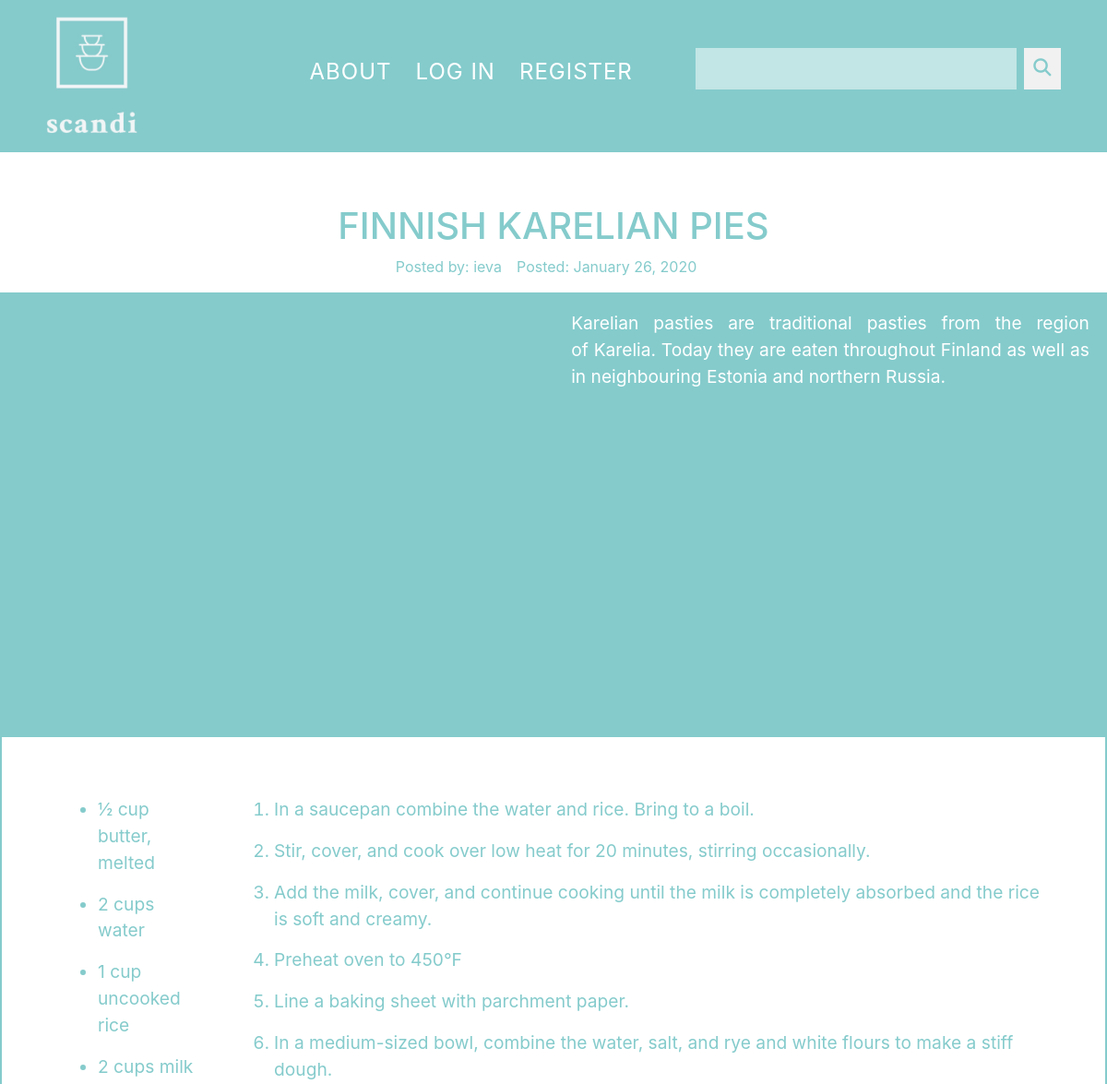
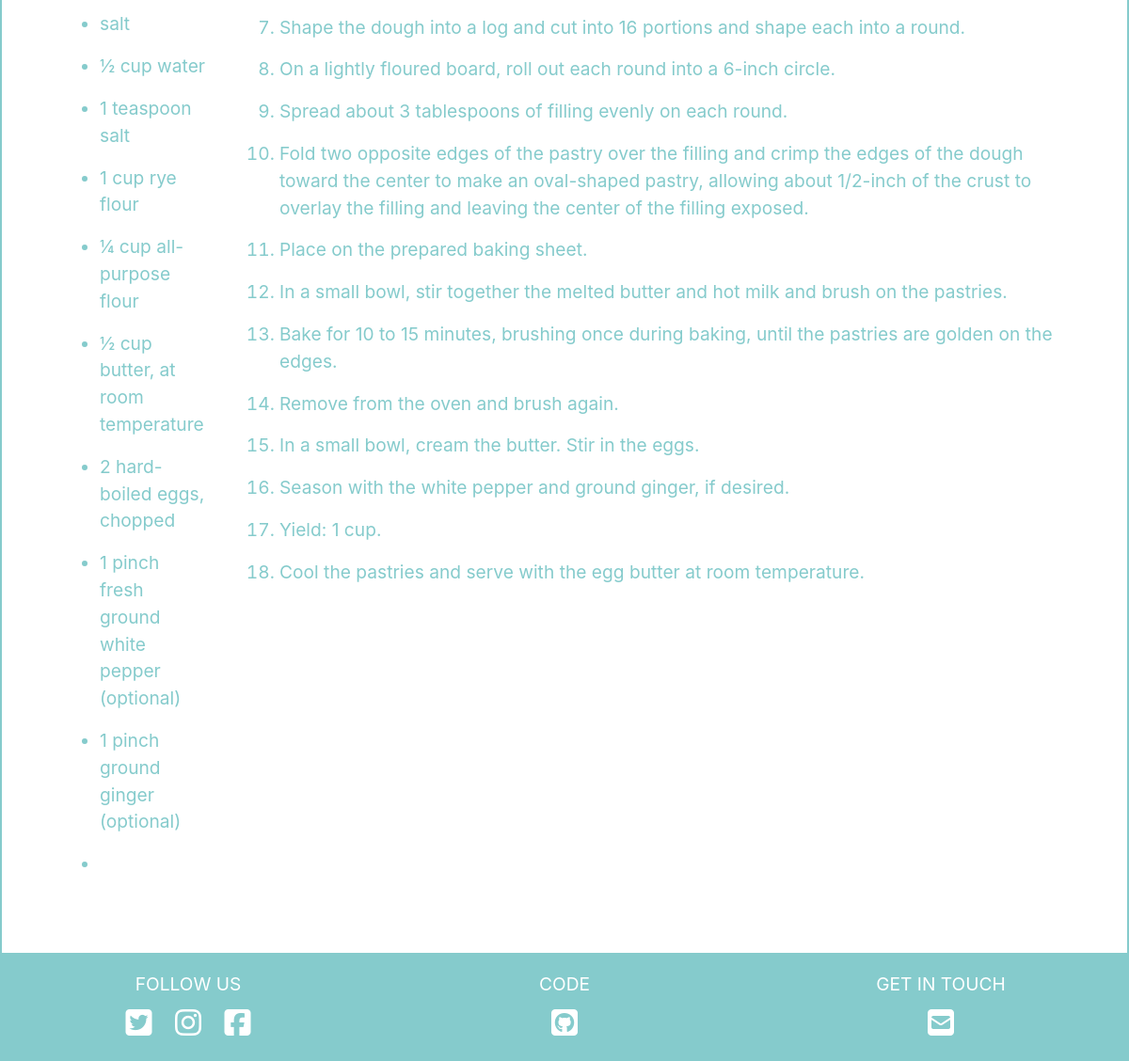
/13, run on the app's committed database (2 pictures, top to bottom).
### scandiKitchen/models.py (models this page shows, shortened)
class Recipe(db.Model):
    users = db.relationship(User)
    id = db.Column(db.Integer,primary_key=True)
    user_id = db.Column(db.Integer,db.ForeignKey('users.id'),nullable=False)
    date = db.Column(db.DateTime,nullable=False,default=datetime.utcnow)
    title = db.Column(db.String(100),nullable=False)
    text = db.Column(db.Text,nullable=False)
    cook_method = db.Column(db.Text,nullable=True)
    ingredients = db.Column(db.Text,nullable=True)
    recipe_image = db.Column(db.String(100),nullable=True)

class User(db.Model,UserMixin):
    __tablename__ = 'users'
    id = db.Column(db.Integer,primary_key=True)
    profile_image = db.Column(db.String(64),nullable=False,default='default_profile.png')
    email = db.Column(db.String(64),unique=True,index=True)
    username = db.Column(db.String(64),unique=True,index=True)
    password_hash = db.Column(db.String(128))
    posts = db.relationship('Recipe',backref='author',lazy=True)

### scandiKitchen/users/views.py (the view)
@users.route('/<username>')
def user_posts(username):
    page = request.args.get('page',1,type=int)
    user = User.query.filter_by(username=username).first_or_404()
    recipes = Recipe.query.filter_by(author=user).order_by(Recipe.date.desc()).paginate(page=page,per_page=5)
    return render_template('user_recipes.html',recipes=recipes,user=user)

### scandiKitchen/recipes/views.py (called while the page is built)
@recipes.route('/<int:recipe_id>')
def recipe(recipe_id):
    recipe = Recipe.query.get_or_404(recipe_id)
    return render_template('recipe.html',title=recipe.title,date=recipe.date,post=recipe)

### scandiKitchen/templates/recipe.html (shortened to what this page needs)
{% extends "base.html" %}
{% block content %}
<div class="singleRecipeWrapper">
  <h1>{{post.title}}</h1>
  <div class="additionalInfo">
    <p>Posted by: {{post.author.username}}</p>
    <p>Posted: {{post.date.strftime('%B %d, %Y')}}</p>
  </div>
  <div class="container-fluid singleRecipeContainer">
    <div class="recipeImageandText">
      <div class="recipeImage-wrapper">
      </div>
      <div class="recipeText-wrapper">
        <p>{{post.text}}</p>
      </div>
    </div>
    <div class="instructions">
      <div class="ingrediantsWrapper">
        <ul class="ingrediants">
          {% for ingredient in post.ingredients.split(";") %}
          <li><p>{{ingredient}}</p></li>
          {% endfor %}
        </ul>
      </div>
      <div class="methodWrapper">
        <ol class="method">
          {% for step in post.cook_method.split(";") %}
          <li><p>{{step}}</p></li>
          {% endfor %}
        </ol>
      </div>
    </div>
  </div>
</div>
{% endblock %}

### scandiKitchen/static/css/main.css (style rules this page uses)
body { margin: 0; padding: 0; overflow-x: hidden; }
* { border-radius: 0!important; }
.container-fluid { padding: 0; max-width: 1500px; }

### scandiKitchen/static/css/recipe.css (style rules this page uses)
.recipeImage-wrapper { height: 30em; width: 100%; overflow: hidden; }
.recipeText-wrapper { width: 30em; height: auto; float: left; width: 100%; }
.recipeText-wrapper p { text-align: justify; font-size: 1.2rem; background-color: #85cbcc; color: white; padding: 1em; }
.singleRecipeWrapper { display: flex; flex-direction: column; align-items: center; color: #85cbcc; padding: 0; }
.singleRecipeWrapper h1 { margin-top: 1em; }
.additionalInfo { display: flex; }
.additionalInfo p { margin-right: 1em; }
.method { font-size: 1.2rem; }
.ingrediants { font-size: 1.2rem; border-bottom: 2px solid #85cbcc; }
@media (min-width: 900px) { .recipeImageandText { display: flex; width: 100%; background-color: #85cbcc; } }
@media (min-width: 900px) { .instructions { display: flex; border: 2px solid #85cbcc; padding: 4em; justify-content: center; } }
@media (min-width: 900px) { .ingrediants { margin-right: 2em; border: none; } }

### data on the page
Recipe: title "FINNISH KARELIAN PIES", date "January 26, 2020", text "Karelian pasties are traditional pasties from the region of Karelia. Today they are eaten throughout Finland as well as in neighbouring Estonia and northern Russia."
User: author.username "ieva"

### other printed values
{{ ingredient }} "1⁄2 cup butter, melted" "2 cups water" "1 cup uncooked rice" "2 cups milk" "salt" "1⁄2 cup water" "1 teaspoon salt" "1 cup rye flour" "1⁄4 cup all-purpose flour" "1⁄2 cup butter, at room temperature" "2 hard-boiled eggs, chopped" "1 pinch fresh ground white pepper (optional)" "1 pinch ground ginger (optional)"
{{ step }} "In a saucepan combine the water and rice. Bring to a boil." "Stir, cover, and cook over low heat for 20 minutes, stirring occasionally." "Add the milk, cover, and continue cooking until the milk is completely absorbed and the rice is soft and creamy." "Preheat oven to 450°F" "Line a baking sheet with parchment paper." "In a medium-sized bowl, combine the water, salt, and rye and white flours to make a stiff dough." "Shape the dough into a log and cut into 16 portions and shape each into a round." "On a lightly floured board, roll out each round into a 6-inch circle." "Spread about 3 tablespoons of filling evenly on each round." "Place on the prepared baking sheet." "In a small bowl, stir together the melted butter and hot milk and brush on the pastries." "Bake for 10 to 15 minutes, brushing once during baking, until the pastries are golden on the edges." "Remove from the oven and brush again." "In a small bowl, cream the butter. Stir in the eggs." "Season with the white pepper and ground ginger, if desired." "Yield: 1 cup." "Cool the pastries and serve with the egg butter at room temperature."
